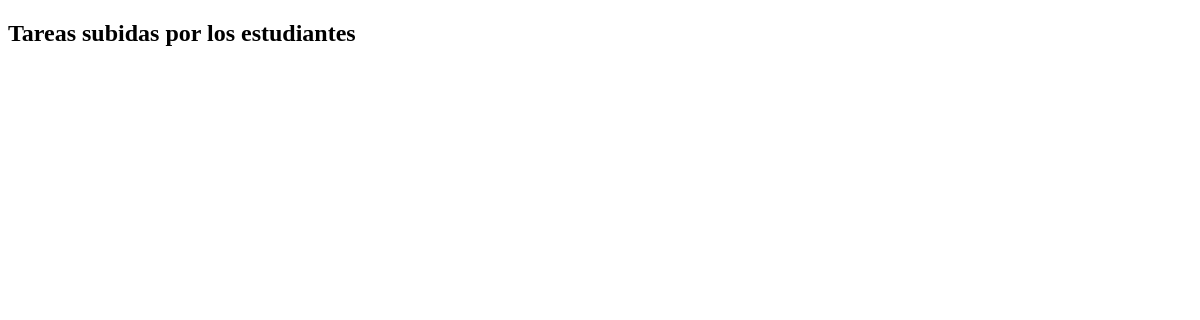
Page /ver_tareas.php on the earlier database version.
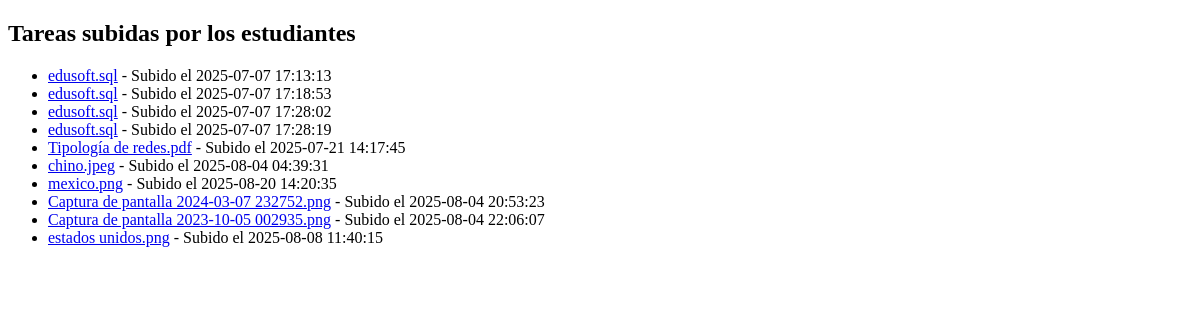
Same page on the later database version.
### tables this page shows
CREATE TABLE IF NOT EXISTS `tareas` (
  `id` int NOT NULL AUTO_INCREMENT,
  `id_estudiante` int NOT NULL,
  `materia` varchar(100) DEFAULT NULL,
  `nombre_archivo` varchar(255) DEFAULT NULL,
  `ruta_archivo` varchar(255) DEFAULT NULL,
  `fecha_subida` datetime DEFAULT NULL,
  `calificacion` int DEFAULT NULL,
  `retroalimentacion` text,
  `id_tarea_profesor` int DEFAULT NULL,
  `id_clase` int DEFAULT NULL,
  PRIMARY KEY (`id`),
  KEY `id_estudiante` (`id_estudiante`)
);

### ver_tareas.php (the view, shortened to what this page needs)
<?php
include 'conexiones/conexion.php';
$sql = "SELECT nombre_archivo, ruta_archivo, fecha_subida FROM tareas WHERE materia = 'biologia'";
$resultado = $conn->query($sql);
?>
<!DOCTYPE html>
<html lang="es">
<head>
</head>
<body>
    <h2>Tareas subidas por los estudiantes</h2>
    <ul>
    <?php
    while ($fila = $resultado->fetch_assoc()) {
        echo "<li><a href='" . $fila['ruta_archivo'] . "' target='_blank'>" . $fila['nombre_archivo'] . "</a> - Subido el " . $fila['fecha_subida'] . "</li>";
    }
    ?>
    </ul>
</body>
</html>

Differences in the rows shown:
added tareas: nombre_archivo "edusoft.sql", fecha_subida "2025-07-07 17:13:13"
added tareas: nombre_archivo "edusoft.sql", fecha_subida "2025-07-07 17:18:53"
added tareas: nombre_archivo "edusoft.sql", fecha_subida "2025-07-07 17:28:02"
added tareas: nombre_archivo "edusoft.sql", fecha_subida "2025-07-07 17:28:19"
added tareas: nombre_archivo "Tipología de redes.pdf", fecha_subida "2025-07-21 14:17:45"
added tareas: nombre_archivo "chino.jpeg", fecha_subida "2025-08-04 04:39:31"
added tareas: nombre_archivo "mexico.png", fecha_subida "2025-08-20 14:20:35"
added tareas: nombre_archivo "Captura de pantalla 2024-03-07 232752.png", fecha_subida "2025-08-04 20:53:23"
added tareas: nombre_archivo "Captura de pantalla 2023-10-05 002935.png", fecha_subida "2025-08-04 22:06:07"
added tareas: nombre_archivo "estados unidos.png", fecha_subida "2025-08-08 11:40:15"
